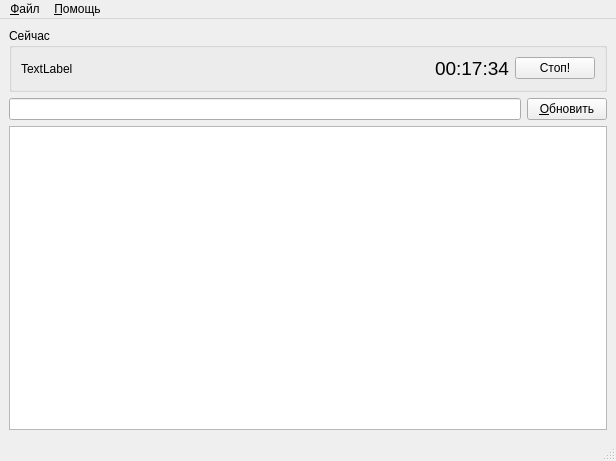
<?xml version="1.0" encoding="UTF-8"?>
<ui version="4.0">
 <class>MainWindow</class>
 <widget class="QMainWindow" name="MainWindow">
  <property name="geometry">
   <rect>
    <x>0</x>
    <y>0</y>
    <width>616</width>
    <height>461</height>
   </rect>
  </property>
  <property name="windowTitle">
   <string>Qttt</string>
  </property>
  <widget class="QWidget" name="centralwidget">
   <layout class="QVBoxLayout" name="verticalLayout">
    <item>
     <widget class="QGroupBox" name="gb_current">
      <property name="title">
       <string>Сейчас</string>
      </property>
      <layout class="QHBoxLayout" name="horizontalLayout">
       <item>
        <widget class="QLabel" name="lb_current">
         <property name="text">
          <string>TextLabel</string>
         </property>
        </widget>
       </item>
       <item>
        <spacer name="horizontalSpacer">
         <property name="orientation">
          <enum>Qt::Horizontal</enum>
         </property>
         <property name="sizeHint" stdset="0">
          <size>
           <width>17</width>
           <height>20</height>
          </size>
         </property>
        </spacer>
       </item>
       <item>
        <widget class="QLabel" name="lb_time">
         <property name="font">
          <font>
           <pointsize>14</pointsize>
          </font>
         </property>
         <property name="text">
          <string>00:17:34</string>
         </property>
        </widget>
       </item>
       <item>
        <widget class="QPushButton" name="pb_stop">
         <property name="text">
          <string>Стоп!</string>
         </property>
        </widget>
       </item>
      </layout>
     </widget>
    </item>
    <item>
     <layout class="QHBoxLayout" name="horizontalLayout_2">
      <item>
       <widget class="QLineEdit" name="le_update"/>
      </item>
      <item>
       <widget class="QPushButton" name="pb_update">
        <property name="text">
         <string>&amp;Обновить</string>
        </property>
       </widget>
      </item>
     </layout>
    </item>
    <item>
     <widget class="QListView" name="listView"/>
    </item>
   </layout>
  </widget>
  <widget class="QMenuBar" name="menubar">
   <property name="geometry">
    <rect>
     <x>0</x>
     <y>0</y>
     <width>616</width>
     <height>26</height>
    </rect>
   </property>
   <widget class="QMenu" name="menu_File">
    <property name="title">
     <string>&amp;Файл</string>
    </property>
    <addaction name="action_Settings"/>
    <addaction name="separator"/>
    <addaction name="action_Quit"/>
   </widget>
   <widget class="QMenu" name="menu">
    <property name="title">
     <string>&amp;Помощь</string>
    </property>
    <addaction name="action"/>
    <addaction name="action_Qt"/>
   </widget>
   <addaction name="menu_File"/>
   <addaction name="menu"/>
  </widget>
  <widget class="QStatusBar" name="statusbar"/>
  <action name="action_Quit">
   <property name="text">
    <string>&amp;Выход</string>
   </property>
   <property name="shortcut">
    <string>Ctrl+Q</string>
   </property>
  </action>
  <action name="action_Settings">
   <property name="text">
    <string>&amp;Настройки...</string>
   </property>
  </action>
  <action name="action_Qt">
   <property name="text">
    <string>О &amp;Qt...</string>
   </property>
  </action>
  <action name="action">
   <property name="text">
    <string>&amp;О программе...</string>
   </property>
  </action>
 </widget>
 <resources/>
 <connections>
  <connection>
   <sender>action_Quit</sender>
   <signal>activated()</signal>
   <receiver>MainWindow</receiver>
   <slot>close()</slot>
   <hints>
    <hint type="sourcelabel">
     <x>-1</x>
     <y>-1</y>
    </hint>
    <hint type="destinationlabel">
     <x>307</x>
     <y>230</y>
    </hint>
   </hints>
  </connection>
 </connections>
</ui>
